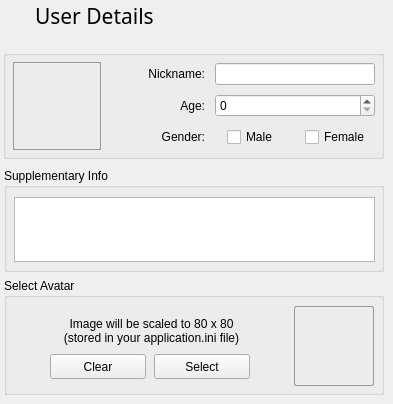
    <widget class="QWidget" name="userdetails_Page">
     <widget class="QGroupBox" name="groupBox_21">
      <property name="geometry">
       <rect>
        <x>4</x>
        <y>278</y>
        <width>380</width>
        <height>117</height>
       </rect>
      </property>
      <property name="minimumSize">
       <size>
        <width>380</width>
        <height>0</height>
       </size>
      </property>
      <property name="maximumSize">
       <size>
        <width>380</width>
        <height>16777215</height>
       </size>
      </property>
      <property name="title">
       <string>Select Avatar</string>
      </property>
      <widget class="QLabel" name="ownavatar_label">
       <property name="geometry">
        <rect>
         <x>290</x>
         <y>28</y>
         <width>80</width>
         <height>80</height>
        </rect>
       </property>
       <property name="sizePolicy">
        <sizepolicy hsizetype="Fixed" vsizetype="Fixed">
         <horstretch>0</horstretch>
         <verstretch>0</verstretch>
        </sizepolicy>
       </property>
       <property name="minimumSize">
        <size>
         <width>80</width>
         <height>80</height>
        </size>
       </property>
       <property name="maximumSize">
        <size>
         <width>80</width>
         <height>80</height>
        </size>
       </property>
       <property name="sizeIncrement">
        <size>
         <width>80</width>
         <height>80</height>
        </size>
       </property>
       <property name="autoFillBackground">
        <bool>false</bool>
       </property>
       <property name="styleSheet">
        <string notr="true">QLabel{
border: 1px solid #999;
border-radius: 2px;
}</string>
       </property>
       <property name="text">
        <string/>
       </property>
       <property name="pixmap">
        <pixmap resource="resourcen.qrc">:/icons/silhouette.svg</pixmap>
       </property>
       <property name="scaledContents">
        <bool>true</bool>
       </property>
      </widget>
      <widget class="QLabel" name="label">
       <property name="geometry">
        <rect>
         <x>38</x>
         <y>38</y>
         <width>219</width>
         <height>29</height>
        </rect>
       </property>
       <property name="text">
        <string>Image will be scaled to 80 x 80
(stored in your application.ini file)</string>
       </property>
       <property name="alignment">
        <set>Qt::AlignCenter</set>
       </property>
      </widget>
      <widget class="QPushButton" name="cmd_selectAvatarImage">
       <property name="geometry">
        <rect>
         <x>150</x>
         <y>76</y>
         <width>96</width>
         <height>25</height>
        </rect>
       </property>
       <property name="maximumSize">
        <size>
         <width>96</width>
         <height>16777215</height>
        </size>
       </property>
       <property name="text">
        <string>Select</string>
       </property>
      </widget>
      <widget class="QPushButton" name="cmd_clearAvatarImage">
       <property name="geometry">
        <rect>
         <x>46</x>
         <y>76</y>
         <width>96</width>
         <height>25</height>
        </rect>
       </property>
       <property name="maximumSize">
        <size>
         <width>96</width>
         <height>16777215</height>
        </size>
       </property>
       <property name="text">
        <string>Clear</string>
       </property>
      </widget>
     </widget>
     <widget class="QGroupBox" name="groupBox_5">
      <property name="geometry">
       <rect>
        <x>3</x>
        <y>50</y>
        <width>381</width>
        <height>109</height>
       </rect>
      </property>
      <property name="title">
       <string/>
      </property>
      <widget class="QWidget" name="layoutWidget_11">
       <property name="geometry">
        <rect>
         <x>104</x>
         <y>12</y>
         <width>268</width>
         <height>88</height>
        </rect>
       </property>
       <layout class="QGridLayout" name="gridLayout_12" columnstretch="10,0,0">
        <property name="horizontalSpacing">
         <number>10</number>
        </property>
        <item row="1" column="0" alignment="Qt::AlignRight|Qt::AlignVCenter">
         <widget class="QLabel" name="label_21">
          <property name="minimumSize">
           <size>
            <width>80</width>
            <height>0</height>
           </size>
          </property>
          <property name="maximumSize">
           <size>
            <width>80</width>
            <height>16777215</height>
           </size>
          </property>
          <property name="text">
           <string>Age:</string>
          </property>
          <property name="alignment">
           <set>Qt::AlignRight|Qt::AlignTrailing|Qt::AlignVCenter</set>
          </property>
         </widget>
        </item>
        <item row="0" column="0" alignment="Qt::AlignRight|Qt::AlignVCenter">
         <widget class="QLabel" name="label_19">
          <property name="minimumSize">
           <size>
            <width>80</width>
            <height>0</height>
           </size>
          </property>
          <property name="maximumSize">
           <size>
            <width>80</width>
            <height>16777215</height>
           </size>
          </property>
          <property name="text">
           <string>Nickname:</string>
          </property>
          <property name="alignment">
           <set>Qt::AlignRight|Qt::AlignTrailing|Qt::AlignVCenter</set>
          </property>
         </widget>
        </item>
        <item row="2" column="2" alignment="Qt::AlignHCenter|Qt::AlignVCenter">
         <widget class="QCheckBox" name="checkGender_Female">
          <property name="enabled">
           <bool>true</bool>
          </property>
          <property name="text">
           <string>Female</string>
          </property>
          <property name="autoRepeat">
           <bool>false</bool>
          </property>
          <property name="autoExclusive">
           <bool>false</bool>
          </property>
          <property name="tristate">
           <bool>false</bool>
          </property>
         </widget>
        </item>
        <item row="0" column="1" colspan="2" alignment="Qt::AlignRight|Qt::AlignVCenter">
         <widget class="QLineEdit" name="txt_Nickname">
          <property name="enabled">
           <bool>true</bool>
          </property>
          <property name="minimumSize">
           <size>
            <width>160</width>
            <height>0</height>
           </size>
          </property>
          <property name="maximumSize">
           <size>
            <width>160</width>
            <height>16777215</height>
           </size>
          </property>
         </widget>
        </item>
        <item row="1" column="1" colspan="2" alignment="Qt::AlignRight|Qt::AlignVCenter">
         <widget class="QSpinBox" name="spinAge">
          <property name="enabled">
           <bool>true</bool>
          </property>
          <property name="minimumSize">
           <size>
            <width>160</width>
            <height>0</height>
           </size>
          </property>
          <property name="maximumSize">
           <size>
            <width>160</width>
            <height>16777215</height>
           </size>
          </property>
         </widget>
        </item>
        <item row="2" column="0" alignment="Qt::AlignRight|Qt::AlignVCenter">
         <widget class="QLabel" name="label_22">
          <property name="minimumSize">
           <size>
            <width>80</width>
            <height>0</height>
           </size>
          </property>
          <property name="maximumSize">
           <size>
            <width>80</width>
            <height>16777215</height>
           </size>
          </property>
          <property name="text">
           <string>Gender:</string>
          </property>
          <property name="alignment">
           <set>Qt::AlignRight|Qt::AlignTrailing|Qt::AlignVCenter</set>
          </property>
         </widget>
        </item>
        <item row="2" column="1" alignment="Qt::AlignHCenter|Qt::AlignVCenter">
         <widget class="QCheckBox" name="checkGender_Male">
          <property name="enabled">
           <bool>true</bool>
          </property>
          <property name="text">
           <string>Male</string>
          </property>
          <property name="autoRepeat">
           <bool>false</bool>
          </property>
          <property name="autoExclusive">
           <bool>false</bool>
          </property>
          <property name="tristate">
           <bool>false</bool>
          </property>
         </widget>
        </item>
       </layout>
      </widget>
      <widget class="QLabel" name="ownavatar_label_2">
       <property name="geometry">
        <rect>
         <x>10</x>
         <y>12</y>
         <width>88</width>
         <height>88</height>
        </rect>
       </property>
       <property name="sizePolicy">
        <sizepolicy hsizetype="Fixed" vsizetype="Fixed">
         <horstretch>0</horstretch>
         <verstretch>0</verstretch>
        </sizepolicy>
       </property>
       <property name="minimumSize">
        <size>
         <width>88</width>
         <height>88</height>
        </size>
       </property>
       <property name="maximumSize">
        <size>
         <width>88</width>
         <height>88</height>
        </size>
       </property>
       <property name="sizeIncrement">
        <size>
         <width>80</width>
         <height>80</height>
        </size>
       </property>
       <property name="autoFillBackground">
        <bool>false</bool>
       </property>
       <property name="styleSheet">
        <string notr="true">QLabel{border: 1px solid #999}</string>
       </property>
       <property name="text">
        <string/>
       </property>
       <property name="pixmap">
        <pixmap resource="resourcen.qrc">:/icons/silhouette.svg</pixmap>
       </property>
       <property name="scaledContents">
        <bool>true</bool>
       </property>
      </widget>
     </widget>
     <widget class="QGroupBox" name="groupBox_9">
      <property name="geometry">
       <rect>
        <x>4</x>
        <y>168</y>
        <width>380</width>
        <height>104</height>
       </rect>
      </property>
      <property name="minimumSize">
       <size>
        <width>380</width>
        <height>0</height>
       </size>
      </property>
      <property name="maximumSize">
       <size>
        <width>380</width>
        <height>16777215</height>
       </size>
      </property>
      <property name="title">
       <string>Supplementary Info</string>
      </property>
      <widget class="QPlainTextEdit" name="txt_Interests">
       <property name="geometry">
        <rect>
         <x>10</x>
         <y>29</y>
         <width>361</width>
         <height>65</height>
        </rect>
       </property>
       <property name="minimumSize">
        <size>
         <width>0</width>
         <height>0</height>
        </size>
       </property>
       <property name="maximumSize">
        <size>
         <width>368</width>
         <height>16777215</height>
        </size>
       </property>
      </widget>
     </widget>
     <widget class="QWidget" name="layoutWidget">
      <property name="geometry">
       <rect>
        <x>4</x>
        <y>0</y>
        <width>164</width>
        <height>30</height>
       </rect>
      </property>
      <layout class="QGridLayout" name="gridLayout_13">
       <property name="horizontalSpacing">
        <number>3</number>
       </property>
       <item row="0" column="0">
        <widget class="QLabel" name="label_5">
         <property name="minimumSize">
          <size>
           <width>28</width>
           <height>28</height>
          </size>
         </property>
         <property name="maximumSize">
          <size>
           <width>28</width>
           <height>28</height>
          </size>
         </property>
         <property name="baseSize">
          <size>
           <width>28</width>
           <height>28</height>
          </size>
         </property>
         <property name="text">
          <string/>
         </property>
         <property name="pixmap">
          <pixmap resource="resourcen.qrc">:/icons/avatar.svg</pixmap>
         </property>
         <property name="scaledContents">
          <bool>true</bool>
         </property>
         <property name="alignment">
          <set>Qt::AlignLeading|Qt::AlignLeft|Qt::AlignVCenter</set>
         </property>
        </widget>
       </item>
       <item row="0" column="1" alignment="Qt::AlignVCenter">
        <widget class="QLabel" name="shareLabel">
         <property name="minimumSize">
          <size>
           <width>0</width>
           <height>28</height>
          </size>
         </property>
         <property name="maximumSize">
          <size>
           <width>16777215</width>
           <height>28</height>
          </size>
         </property>
         <property name="font">
          <font>
           <family>Sans Serif</family>
           <pointsize>16</pointsize>
           <weight>75</weight>
           <italic>false</italic>
           <bold>true</bold>
           <underline>false</underline>
           <strikeout>false</strikeout>
           <kerning>true</kerning>
          </font>
         </property>
         <property name="text">
          <string>&lt;html&gt;&lt;head&gt;&lt;meta name=&quot;qrichtext&quot; content=&quot;1&quot; /&gt;&lt;style type=&quot;text/css&quot;&gt;
p, li { white-space: pre-wrap; }
&lt;/style&gt;&lt;/head&gt;&lt;body style=&quot; font-family:'Sans Serif'; font-size:16pt; font-weight:600; font-style:italic; text-decoration: underline;&quot;&gt;
&lt;p style=&quot; -qt-block-indent:0; text-indent:0px;&quot;&gt;&lt;span style=&quot; font-weight:400; font-style:normal; text-decoration:none;&quot;&gt;User Details&lt;/span&gt;&lt;/p&gt;&lt;/body&gt;&lt;/html&gt;</string>
         </property>
         <property name="alignment">
          <set>Qt::AlignLeading|Qt::AlignLeft|Qt::AlignVCenter</set>
         </property>
        </widget>
       </item>
      </layout>
     </widget>
     <zorder>layoutWidget</zorder>
     <zorder>groupBox_5</zorder>
     <zorder>groupBox_21</zorder>
     <zorder>groupBox_9</zorder>
    </widget>
